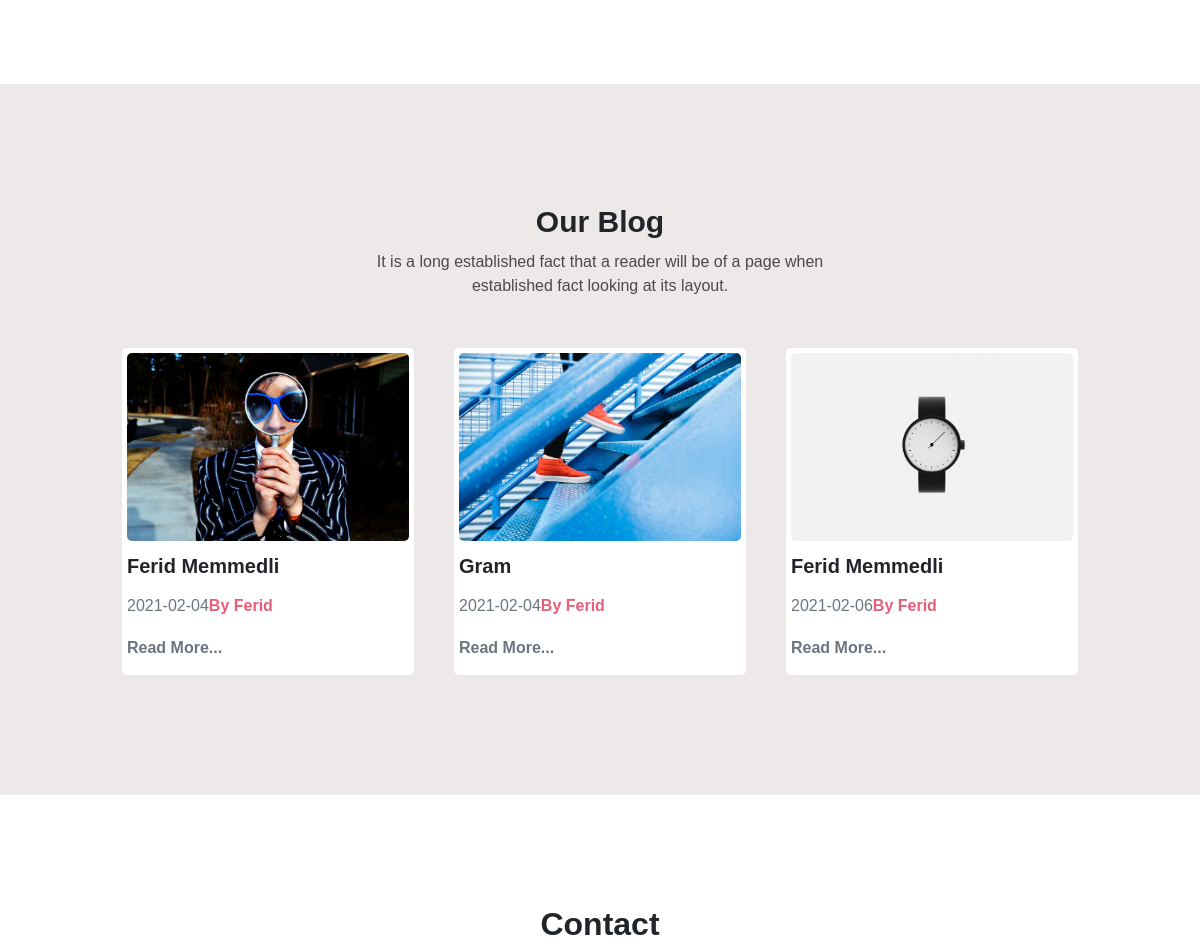
Before: / (middle part) with the older database file.
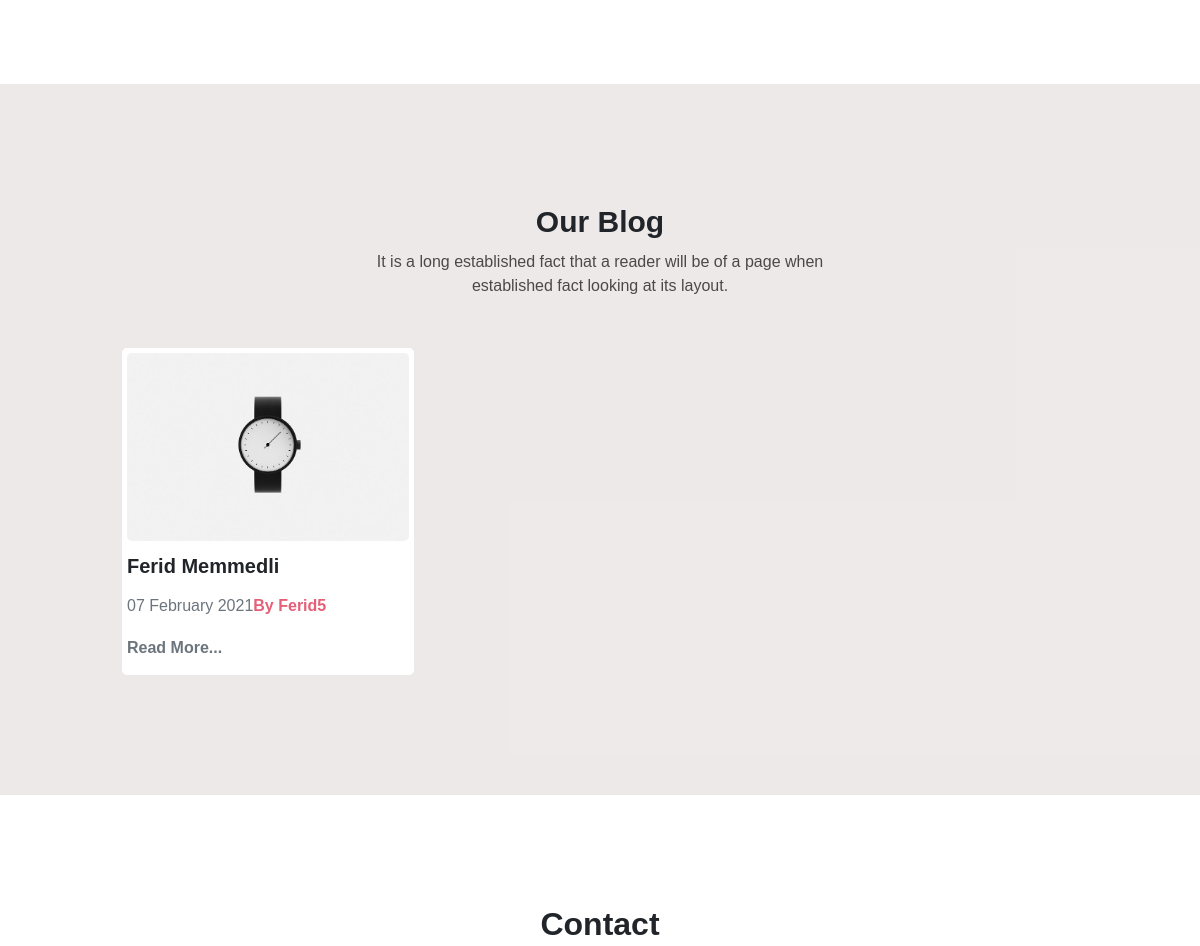
After: the same page with the newer database file.
### models.py (models this page shows, shortened)
class Blogs(db.Model):
    id = db.Column(db.Integer, primary_key=True)
    blogTitle = db.Column(db.String,nullable=False)
    blogDetail = db.Column(db.Text,nullable=False)
    blogAuthor = db.Column(db.String,nullable=False)
    blogDate = db.Column(db.String,default=datetime.now().strftime('%d %B %Y'))
    blogImage = db.Column(db.String,nullable=False)
    blogStatus = db.Column(db.Boolean)

### app/routes.py (the view)
@app.route('/',methods=['GET','POST'])
def homePage():
    seo=Seo.query.all()
    blog=Blogs.query.filter_by(blogStatus=True).all()
    contact= Contact.query.all()
    about=About.query.all()
    client=Client.query.all()
    social=Social.query.all()
    portfolio=Portfolio.query.all()
    category=Category.query.all()
    if request.method == 'POST':
        form = Form(userName=request.form['name'],userEmail=request.form['email'],
            userSubject=request.form['subject'],userMessage=request.form['comments'])
        db.session.add(form)
        db.session.commit()
        return redirect ('/')
    return render_template('app/index.html',seo=seo,blog=blog,contact=contact,about=about,client=client,social=social,portfolio=portfolio,category=category)

### app/templates/app/index.html (shortened to what this page needs)
{% extends "app/layout.html" %}
{% block content_body %}
<section id="portfolio" class="pv-10x">
</section>
<section id="blog" class="pv-10x">
    <div class="an">
        <div class="qutu1 mv-2x">
            <h2>Our Blog</h2>
            <p class="m-2x">It is a long established fact that a reader will be of a page when established fact
                looking at its
                layout.</p>
        </div>
        <div class="qutu2 m-2x">
            {% for blog in blog %}
            <div class="oxu"><img src="{{blog.blogImage}}">
                <h2 class="mt-1x"><a href="/blog/{{blog.id}}"
                        style="color: #212529;text-decoration: none;">{{blog.blogTitle}}</a></h2>
                <div class="izahat">
                    <p class="tarix mv-1x">{{blog.blogDate}} </p><span class="color-red">{{blog.blogAuthor}}</span>
                    <p class="ardi mv-1x"><a href="/blog/{{blog.id}}">Read More...</a></p>
                </div>
            </div>
            {% endfor %}
        </div>
    </div>
</section>
{% endblock %}

### app/templates/app/layout.html (shortened to what this page needs)
<!DOCTYPE html>
<html>
<head>
    <link rel="stylesheet" href="https://cdnjs.cloudflare.com/ajax/libs/font-awesome/5.15.1/css/all.min.css"
 />
    <link rel="stylesheet" href="./static/css/reset.css">
    <link rel="stylesheet" href="./static/css/style.css">
</head>
<body>
    {% block content_body %}
    {% endblock %}
    <section id="contact" class="pv-10x">
        <div class="container">
            <div class="row width-full">
                <h2 class="col-12">Contact</h2>
            </div>
        </div>
    </section>
</body>
</html>

### app/static/css/style.css (style rules this page uses)
.width-full { width: 100%; }
.container { width: 83%; margin: 0 auto; }
.row { display: -webkit-box; display: -ms-flexbox; display: flex; -webkit-box-pack: center; -ms-flex-pack: center; justify-content: center; }
[class^="col-"] { margin: 10px; -webkit-box-sizing: border-box; box-sizing: border-box; }
.col-12 { width: 100%; }
.color-red { color: #e65f78; }
.m-2x { margin: 20px; }
.mv-1x { margin: 10px 0px; }
.mv-2x { margin: 20px 0px; }
.mt-1x { margin-top: 10px; }
.pv-10x { padding: 100px 0px; }
#portfolio { margin: 0 auto; position: relative; width: 100%; height: none; }
#blog { margin: 0 auto; position: relative; width: 100%; height: none; background-color: rgba(230, 224, 224, 0.69); }
#blog .an { display: -webkit-box; display: -ms-flexbox; display: flex; -webkit-box-orient: vertical; -webkit-box-direction: normal; -ms-flex-direction: column; flex-direction: column; -ms-flex-pack: distribute; justify-content: space-around; -webkit-box-align: center; -ms-flex-align: center; align-items: center; margin: 0 auto; width: 83%; text-align: center; }
#blog .an .qutu1 h2 { font-size: 30px; }
#blog .an .qutu1 p { font-size: 1rem; font-weight: 400; line-height: 1.5; margin: 10px auto; text-align: center; max-width: 500px; color: rgba(0, 0, 0, 0.69); }
#blog .an .qutu2 { display: -ms-grid; display: grid; -ms-grid-rows: 1fr; grid-template-rows: 1fr; -ms-grid-columns: (1fr)[3]; grid-template-columns: repeat(3, 1fr); gap: 40px; }
#blog .an .qutu2 .oxu { overflow: hidden; text-align: left; background-color: white; padding: 5px; border-radius: 5px; }
#blog .an .qutu2 .oxu img { width: 100%; height: auto; -o-object-fit: cover; object-fit: cover; border-radius: 5px; }
#blog .an .qutu2 .oxu h2 { text-align: left; -webkit-box-sizing: border-box; box-sizing: border-box; cursor: pointer; font-weight: 700; font-size: 1.25rem; line-height: 1.2; }
#blog .an .qutu2 .oxu .izahat { line-height: 1.5; }
#blog .an .qutu2 .oxu .izahat span { font-weight: 700; cursor: pointer; }
#blog .an .qutu2 .oxu .izahat .tarix { display: inline-block; color: #6c757d; font-size: 1rem; font-weight: 500; line-height: 1.2; }
#blog .an .qutu2 .oxu .izahat .ardi a { text-decoration: none; color: #6c757d; font-weight: 700; }
#contact { margin: 0 auto; position: relative; }
#contact .container { display: -webkit-box; display: -ms-flexbox; display: flex; -webkit-box-orient: vertical; -webkit-box-direction: normal; -ms-flex-direction: column; flex-direction: column; -webkit-box-align: center; -ms-flex-align: center; align-items: center; -webkit-box-pack: justify; -ms-flex-pack: justify; justify-content: space-between; }
h2 { color: #212529; font-size: 2rem; margin-bottom: 0.5rem; line-height: 1.2; text-align: center; font-weight: 700; }
html { scroll-behavior: smooth; }
* { -webkit-box-sizing: border-box !important; box-sizing: border-box !important; }

Changed rows visible on the page:
removed Blogs: blogImage (picture), blogTitle "Ferid Memmedli", blogDate "2021-02-04", blogAuthor "By Ferid"
removed Blogs: blogImage (picture), blogTitle "Gram", blogDate "2021-02-04", blogAuthor "By Ferid"
removed Blogs: blogImage (picture), blogTitle "Ferid Memmedli", blogDate "2021-02-06", blogAuthor "By Ferid"
added Blogs: blogImage (picture), blogTitle "Ferid Memmedli", blogDate "07 February 2021", blogAuthor "By Ferid5"
